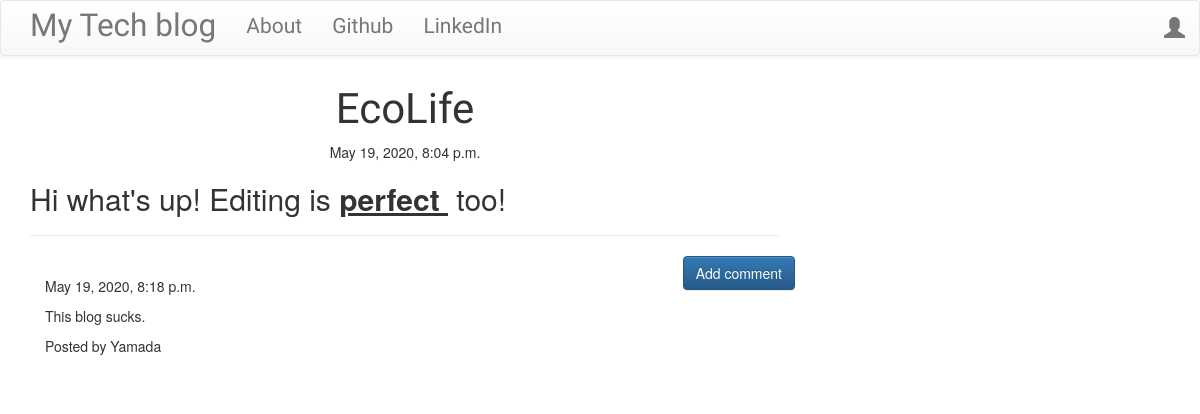
/post/1, run on the app's committed database.
### blog/models.py (models this page shows, shortened)
class Post(models.Model):
    author = models.ForeignKey('auth.User', on_delete=models.CASCADE)
    title = models.CharField(max_length=200)
    text = models.TextField()
    created_date = models.DateTimeField(default=timezone.now)
    published_date = models.DateTimeField(blank=True ,null=True)

class Comment(models.Model):
    post = models.ForeignKey('blog.Post', related_name='comments', on_delete=models.CASCADE)
    author = models.CharField(max_length=200)
    text = models.TextField()
    created_date = models.DateTimeField(default=timezone.now)
    approved_comment = models.BooleanField(default=False)

### blog/views.py (the view)
# urls.py: path('post/<int:pk>', views.PostDetailView.as_view(),
class PostDetailView(DetailView):
    model = Post

### blog/templates/blog/post_detail.html (shortened to what this page needs)
{% extends 'blog/base.html' %}
{% block content %}
 <h1 class="posttitle loader">{{ post.title }}</h1>
 {% if post.published_date %}
  <div class="post postdate">
    {{ post.published_date }}
  </div>
  {% else %}
  <a class='btn btn-default' href="{% url 'post_publish' pk=post.pk %}">Publish</a>
  {% endif %}
  <p class='postcontent'>{{ post.text|safe|linebreaksbr }}</p>
  <hr>
    <a class='btn btn-primary btn-comment' href="{% url 'add_comment_to_post' pk=post.pk %}">Add comment</a>
    <div class="container">
      {% for comment in post.comments.all %}
      <br>
        {% if user.is_authenticated or comment.approved_comment %}
            {{ comment.created_date }}
            <p>{{ comment.text|safe|linebreaks}}</p>
            <p>Posted by {{ comment.author }}</p>
        {% endif %}
        {% empty %}
        <p>No Comments!</p>
      {% endfor %}
    </div>
{% endblock %}

### blog/static/css/blog.css (style rules this page uses)
.postdate { text-align:center; }
.posttitle { font-family: 'Russo One', sans-serif; font-size: 3em; text-align: center; }
.postcontent { font-family: 'Montserrat'; font-size: 1.5em; }
.btn-comment { position: absolute; right: 0px; }
.loader { filter:hue-rotate(0deg); color:linear-gradient(45deg,#0f8,#08f); animation:hue 10000ms infinite linear; }

### data on the page
Post: title "EcoLife", published_date "May 19, 2020, 8:04 p.m.", text "Hi what's up! Editing is perfect too!"
Comment: created_date "May 19, 2020, 8:18 p.m.", text "This blog sucks.", author "Yamada"
